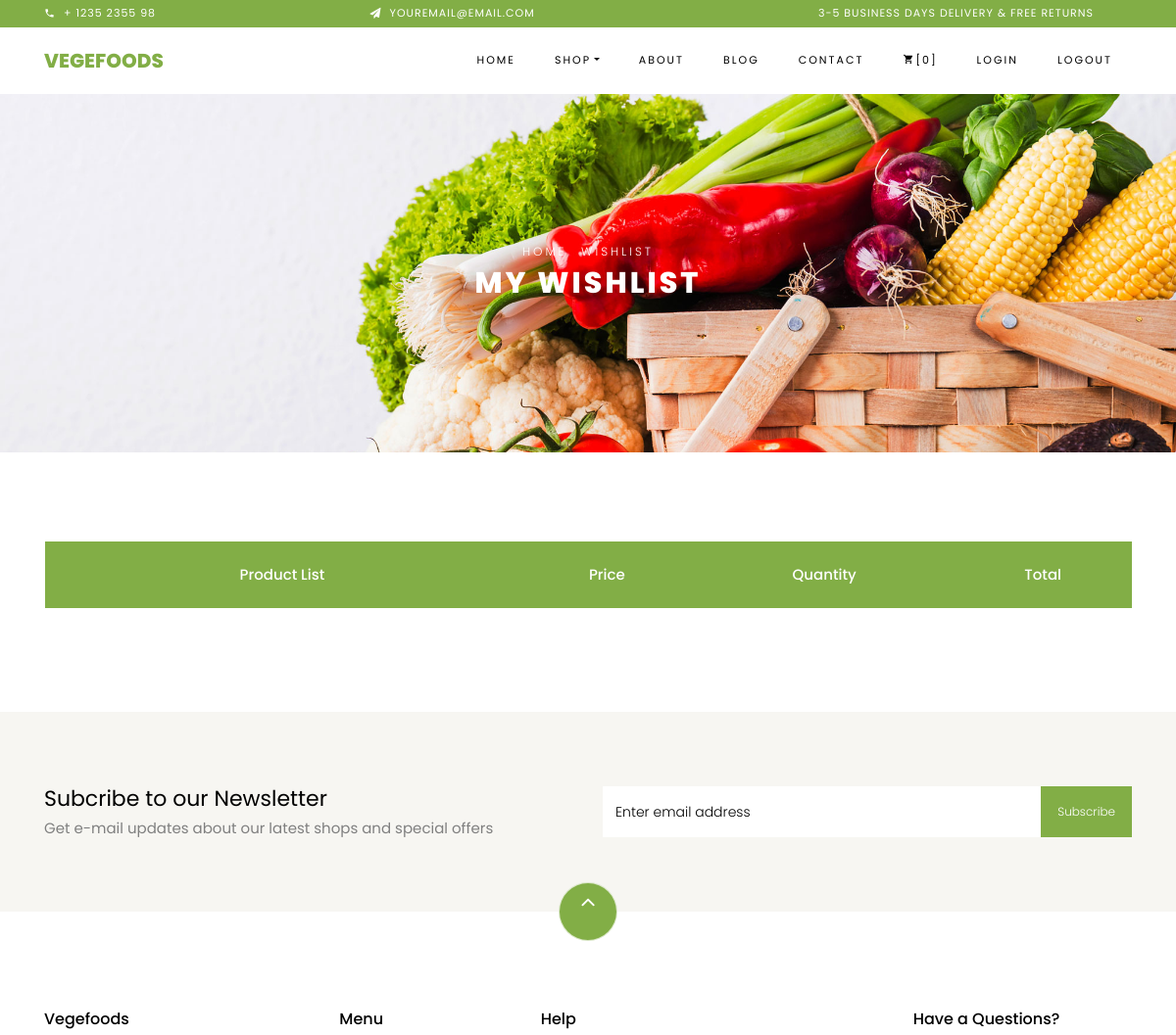
Page /cart/wishlist/ (signed in, upper part) on the earlier database version.
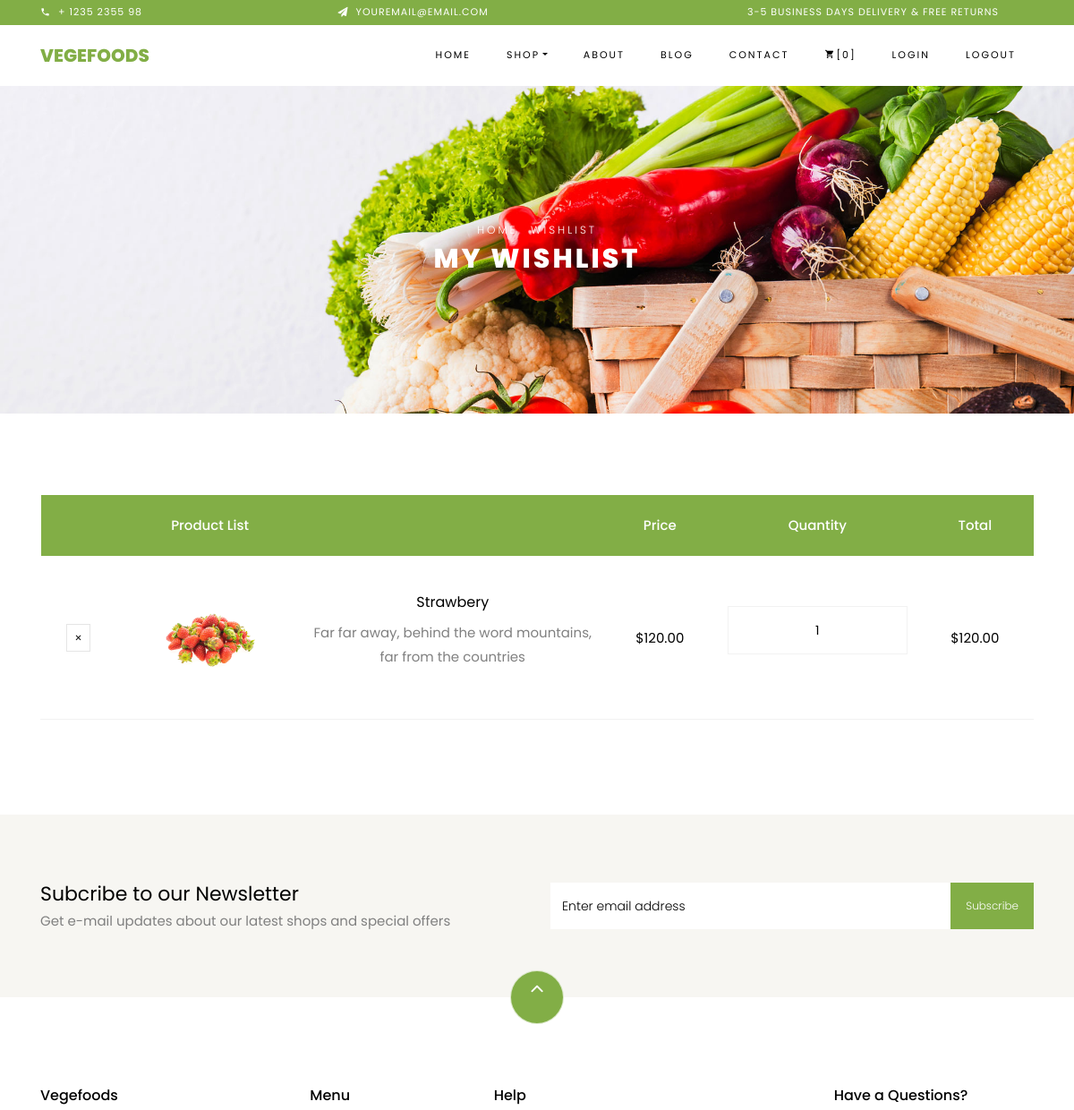
Same page on the later database version.
### apps/cart_shop/models.py (models this page shows, shortened)
class Wishlist(models.Model):
   cart = models.ForeignKey(CartUser, on_delete=models.CASCADE)
   product = models.ForeignKey(SingleProduct, on_delete=models.CASCADE)
   quantity = models.IntegerField(default=1)
   created_at = models.DateTimeField(auto_now_add=True)
   updated_at = models.DateTimeField(auto_now=True)

class SingleProduct(models.Model):
   name = models.CharField(max_length=255)
   price = models.DecimalField(max_digits=10, decimal_places=2)
   description = models.TextField()
   image = models.ImageField(upload_to='static/products/', null=True, blank=True)
   discount = models.IntegerField(null=True, blank=True)
   created_at = models.DateTimeField(auto_now_add=True)
   updated_at = models.DateTimeField(auto_now=True)

### apps/cart_shop/views.py (the view)
# urls.py: path('wishlist/', ViewWishlist.as_view(), name='wishlist'),
class ViewWishlist(View):
   def get(self, request):
       if request.user.is_authenticated:
           data = Wishlist.objects.filter(cart__user=request.user)
           context = {'data': data}
           return render(request, 'cart_shop/wishlist.html', context)
       return redirect('auth_shop:login')

### apps/cart_shop/templates/cart_shop/wishlist.html (shortened to what this page needs)
{% extends 'home/base.html' %}
{% load static %}
{% block content %}
    <div class="hero-wrap hero-bread" style="background-image: url({% static 'shop/images/bg_1.jpg' %});">
      <div class="container">
        <div class="row no-gutters slider-text align-items-center justify-content-center">
          <div class="col-md-9 ftco-animate text-center">
          	<p class="breadcrumbs"><span class="mr-2"><a href="index.html">Home</a></span> <span>Wishlist</span></p>
            <h1 class="mb-0 bread">My Wishlist</h1>
          </div>
        </div>
      </div>
    </div>
    <section class="ftco-section ftco-cart">
			<div class="container">
				<div class="row">
    			<div class="col-md-12 ftco-animate">
    				<div class="cart-list">
	    				<table class="table">
						    <thead class="thead-primary">
						      <tr class="text-center">
						        <th>&nbsp;</th>
						        <th>Product List</th>
						        <th>&nbsp;</th>
						        <th>Price</th>
						        <th>Quantity</th>
						        <th>Total</th>
						      </tr>
						    </thead>
						    <tbody>
							{% for item in data%}
						      <tr class="text-center">
      							<td class="product-remove"><a href="{% url 'cart_shop:del_from_wishlist' item.id %}"><span class="ion-ios-close"></span></a></td>
      							<td class="image-prod"><div class="img" style="background-image:url({{item.product.image.url}});"></div></td>
								  <td class="product-name">
									  <h3>{{item.product.name}}</h3>
									  <p>{{item.product.description}}</p>
								  </td>
      								<td class="price">${{item.product.price}}</td>
								  <td class="quantity">
								  <div class="input-group mb-3">
									  <input type="text" name="quantity" class="quantity form-control input-number" value={{item.quantity}} min="1" max="100">
								  </div>
							   </td>
							  <td class="total">${{item.product.price}}</td>
							</tr>
						{%endfor%}
						    </tbody>
						  </table>
					  </div>
    			</div>
    		</div>
			</div>
		</section>
		<section class="ftco-section ftco-no-pt ftco-no-pb py-5 bg-light">
      <div class="container py-4">
        <div class="row d-flex justify-content-center py-5">
          <div class="col-md-6">
          	<h2 style="font-size: 22px;" class="mb-0">Subcribe to our Newsletter</h2>
          	<span>Get e-mail updates about our latest shops and special offers</span>
          </div>
          <div class="col-md-6 d-flex align-items-center">
            <form action="#" class="subscribe-form">
              <div class="form-group d-flex">
                <input type="text" class="form-control" placeholder="Enter email address">
                <input type="submit" value="Subscribe" class="submit px-3">
              </div>
            </form>
          </div>
        </div>
      </div>
    </section>
    <footer class="ftco-footer ftco-section">
      <div class="container">
      	<div class="row">
      		<div class="mouse">
						<a href="#" class="mouse-icon">
							<div class="mouse-wheel"><span class="ion-ios-arrow-up"></span></div>
						</a>
					</div>
      	</div>
        <div class="row mb-5">
          <div class="col-md">
            <div class="ftco-footer-widget mb-4">
              <h2 class="ftco-heading-2">Vegefoods</h2>
            </div>
          </div>
          <div class="col-md">
            <div class="ftco-footer-widget mb-4 ml-md-5">
              <h2 class="ftco-heading-2">Menu</h2>
            </div>
          </div>
          <div class="col-md-4">
             <div class="ftco-footer-widget mb-4">
              <h2 class="ftco-heading-2">Help</h2>
            </div>
          </div>
          <div class="col-md">
            <div class="ftco-footer-widget mb-4">
            	<h2 class="ftco-heading-2">Have a Questions?</h2>
            </div>
          </div>
        </div>
      </div>
    </footer>
  	{% endblock %}

Differences in the rows shown:
added Wishlist: product.image (picture), product.name "Strawbery", product.description "Far far away, behind the word mountains, far from the countries", product.price "120.00", quantity "1"
